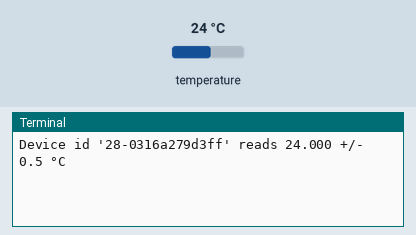
Bench run of a program on a simulated Raspberry Pi (BCM pin numbers). Parts: the last lines printed to the terminal. The test bench sets the inputs (shaded band); at power-on: temperature 24 °C.

Above: at 1.2 s.
1.3 s: temperature set to 12 °C
At 2.1 s:
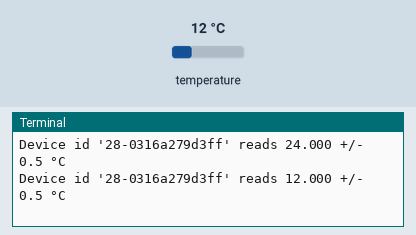
2.8 s: temperature set to 19 °C
At 3.4 s:
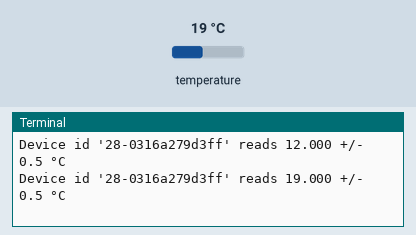
Timing chart, 0 to 5.8 s (numbered marks = the images above; inputs shaded):
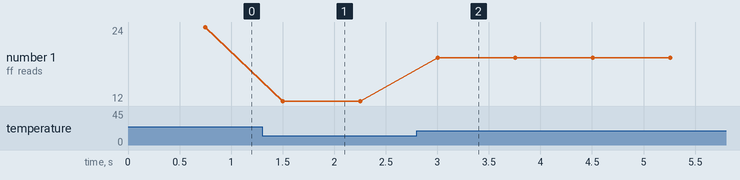

The program:

ds18b20_original.py
```python
# -*- coding: utf-8 -*
import argparse
import serial
import random
import string
from datetime import datetime, timezone
import paho.mqtt.client as mqtt
import glob
import time
import os
import sys
#  An Example Reading from /sys/bus/w1/devices/<ds18b20-id>/w1_slave
#  a6 01 4b 46 7f ff 0c 10 5c : crc=5c YES
#  a6 01 4b 46 7f ff 0c 10 5c t=26375

import RPi.GPIO as GPIO


parser = argparse.ArgumentParser(description = 'Usage of ds18b20-script')
parser.add_argument("--broker_address", default = "localhost", type = str, help = "broker address")
parser.add_argument("--mqtt_topic_ds18b20_message", default = "ds18b20Message", type = str, help = "mqtt topic to publish lidar data on")
parser.add_argument("--mqtt_topic_heart_beat_message", default="heartBeat", type = str, help = "mqtt topic to publish heart beat on")
parser.add_argument("--heart_beat_frequency_ms", default = 2 * 1000, type = int, help="the frequency (1/ms) at which heartbeats are sent")
parser.add_argument("--gpio_pull_up_resistor", default = 27, type = int, help = "GPIO of pull up resistor")

args = parser.parse_args()

#  Set Pullup mode on GPIO4 first.
GPIO_PIN_NUMBER = args.gpio_pull_up_resistor
GPIO.setmode(GPIO.BCM)
GPIO.setup(GPIO_PIN_NUMBER, GPIO.IN, pull_up_down=GPIO.PUD_UP)

def ds18b20_read_sensors():
  rtn = {}
  w1_devices = []
  w1_devices = os.listdir("/sys/bus/w1/devices/")
  for deviceid in w1_devices:
    rtn[deviceid] = {}
    rtn[deviceid]['temp_c'] = None
    device_data_file = "/sys/bus/w1/devices/" + deviceid + "/w1_slave"
    if os.path.isfile(device_data_file):
      try:
         f = open(device_data_file, "r")
         data = f.read()
         f.close()
         if "YES" in data:
           (discard, sep, reading) = data.partition(' t=')
           rtn[deviceid]['temp_c'] = float(reading) / float(1000.0)
         else:
           rtn[deviceid]['error'] = 'No YES flag: bad data.'
      except Exception as e:
         rtn[deviceid]['error'] = 'Exception during file parsing: ' + str(e)
    else:
      rtn[deviceid]['error'] = 'w1_slave file not found.'
  return rtn;

while True:
  temp_readings = ds18b20_read_sensors()
  for t in temp_readings:
    if not 'error' in temp_readings[t]:
      print(u"Device id '%s' reads %.3f +/- 0.5 °C" % (t, temp_readings[t]['temp_c']))
  #time.sleep(1.0)
```

Measured:
- after the input at 1.3 s, the terminal: prints a new line after 0.20 s (image 1)
- after the input at 2.8 s, the terminal: prints a new line after 0.21 s (image 2)
- plotted number 1: 24 → 12 after the input at 1.3 s, 12 → 19 after the input at 2.8 s
